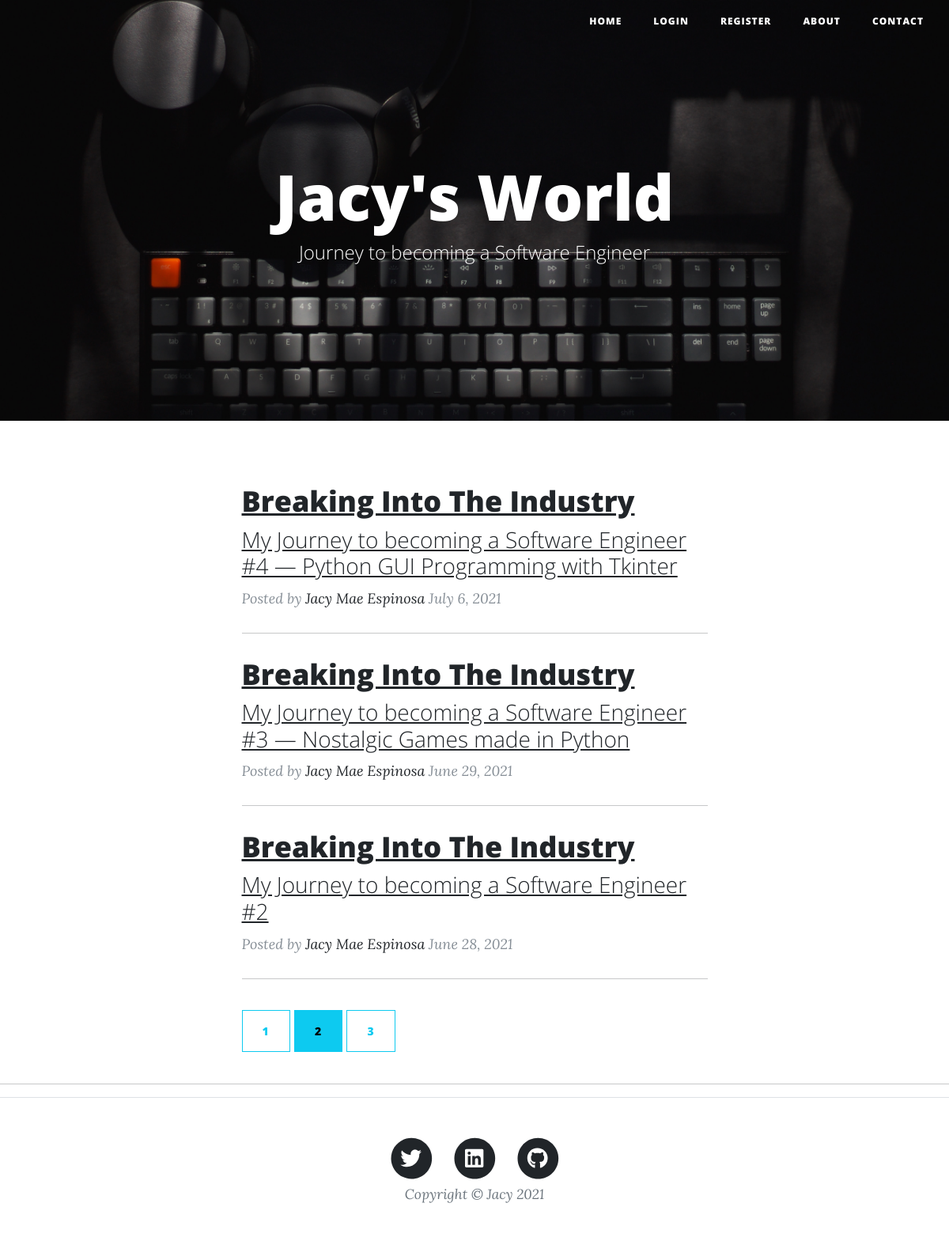
Screenshot of /?page=2 with the database file from the repository.
### main.py (models this page shows, shortened)
class BlogPost(db.Model, Base):
    __tablename__ = 'blog_posts'
    id = Column(Integer, primary_key=True)
    author_id = Column(Integer, ForeignKey('users.id'))
    author = relationship("User", back_populates="posts")
    title = Column(String(250), unique=False, nullable=False)
    subtitle = Column(String(250), nullable=False)
    date = Column(String(250), nullable=False)
    body = Column(Text, nullable=False)
    img_url = Column(String(250), nullable=False)
    comments = relationship("Comment", back_populates="blog_post")

class User(UserMixin, db.Model, Base):
    __tablename__ = 'users'
    id = Column(Integer, primary_key=True)
    email = Column(String(100), unique=True)
    password = Column(String(100))
    name = Column(String(1000))
    posts = relationship("BlogPost", back_populates="author")
    comments = relationship("Comment", back_populates="comment_author")

### main.py (the view)
@app.route('/')
def get_all_posts():
    page = request.args.get('page', 1, type=int)
    all_posts = BlogPost.query.order_by(BlogPost.id.desc()).paginate(page=page, per_page=3)
    return render_template("index.html", all_posts=all_posts, user=current_user)

### templates/index.html (shortened to what this page needs)
<!DOCTYPE html>
<html lang="en">
    <body>
    {% include "header.html" %}
        <header class="masthead" style="background-image: url('static/assets/img/home-bg.jpg')">
            <div class="container position-relative px-4 px-lg-5">
                <div class="row gx-4 gx-lg-5 justify-content-center">
                    <div class="col-md-10 col-lg-8 col-xl-7">
                        <div class="site-heading">
                            <h1>Jacy's World</h1>
                            <span class="subheading">Journey to becoming a Software Engineer</span>
                        </div>
                    </div>
                </div>
            </div>
        </header>
        <div class="container px-4 px-lg-5">
            <div class="row gx-4 gx-lg-5 justify-content-center">
                <div class="col-md-10 col-lg-8 col-xl-7">
                    {% for blog_post in all_posts.items %}
                    <div class="post-preview">
                        <a href="{{ url_for('show_post', blog_id=blog_post['id']) }}">
                            <h2 class="post-title">{{ blog_post.title }}</h2>
                            <h3 class="post-subtitle">{{ blog_post.subtitle }}</h3>
                        </a>
                        <p class="post-meta">
                            Posted by
                            <a href="{{ url_for('get_all_posts') }}">{{ blog_post.author.name }}</a>
                            {{ blog_post.date }}
                        </p>
                    </div>
                    <hr class="my-4" />
                    {% endfor %}
                    <div class="pagination-btn" style="padding-top: 15px;">
                     {% for page_num in all_posts.iter_pages(left_edge=1, right_edge=1, left_current=1, right_current=2) %}
                         {% if page_num %}
                             {% if all_posts.page == page_num %}
                                <a class="btn btn-info mb-4" href="{{ url_for('get_all_posts', page=page_num)}}">{{ page_num }}</a>
                             {% else%}
                                <a class="btn btn-outline-info mb-4"href="{{ url_for('get_all_posts', page=page_num)}}">{{ page_num }}</a>
                             {% endif %}
                         {% else %}
                             ...
                         {% endif %}
                     {% endfor %}
                    </div>
                  </div>
                </div>
              </div>
              <hr>
    {% include "footer.html" %}
    </body>
</html>

### rows the page displays
BlogPost: title "Breaking Into The Industry", subtitle "My Journey to becoming a Software Engineer #4 — Python GUI Programming with Tkinter", author.name "Jacy Mae Espinosa", date "July 6, 2021"
BlogPost: title "Breaking Into The Industry", subtitle "My Journey to becoming a Software Engineer #3 — Nostalgic Games made in Python", author.name "Jacy Mae Espinosa", date "June 29, 2021"
BlogPost: title "Breaking Into The Industry", subtitle "My Journey to becoming a Software Engineer #2", author.name "Jacy Mae Espinosa", date "June 28, 2021"

### other values shown
{{ page_num }} "1" "3"
{{ page_num }} "2"
